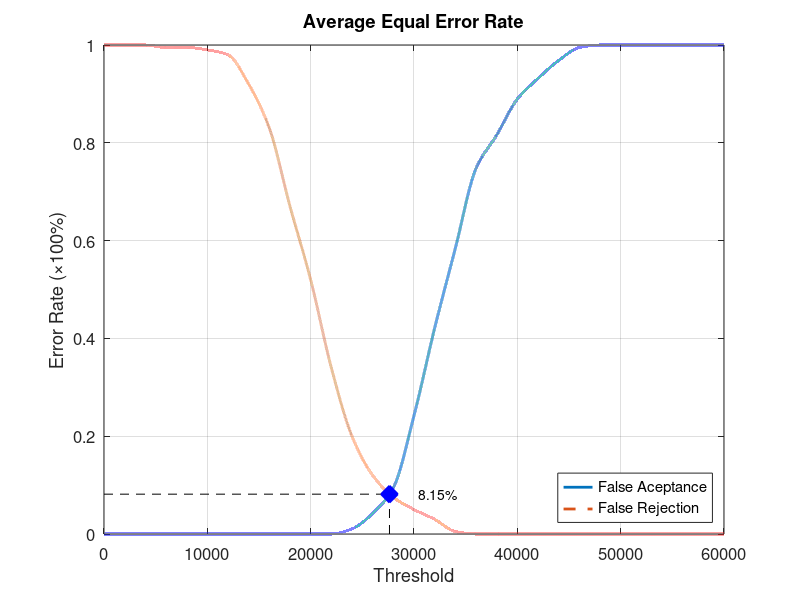
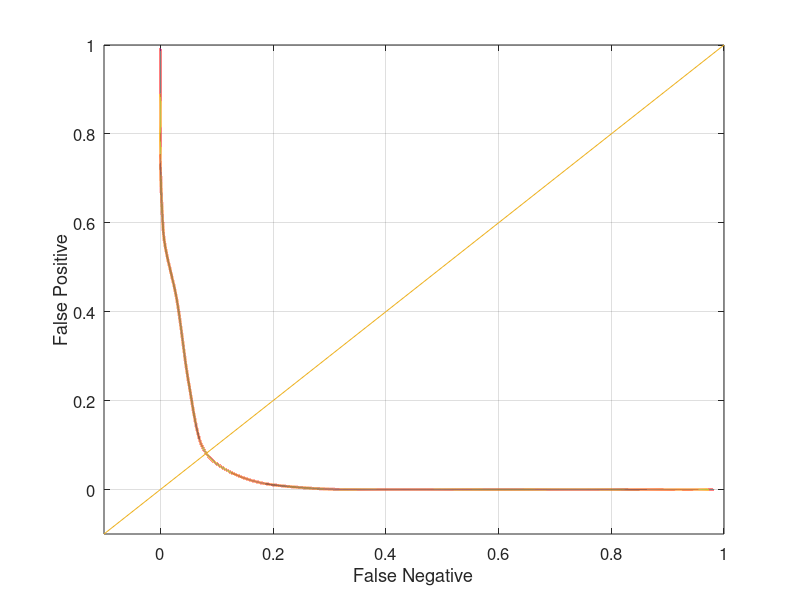

The MATLAB source for these figures, in order:
function yEER = Database2_4
close all;
clear;
clc;
x = 0:2000:60000;
xq = 0:0.5:60000;

y0 = [0 0 0 0 0 0 0 0 0 0 0 0 0.0105263 0.0421053 0.0947368 0.242105 0.421053 0.584211 0.747368 0.815789 0.889474 0.931579 0.968421 0.994737 1 1 1 1 1 1 1];
yy0 = interp1(x, y0, xq, 'pchip');
y1 = [1 1 1 0.995 0.995 0.99 0.98 0.92 0.83 0.67 0.52 0.34 0.2 0.12 0.075 0.05 0.03 0.005 0 0 0 0 0 0 0 0 0 0 0 0 0];
yy1 = interp1(x, y1, xq, 'pchip');

% Calculating EER: 
y2 = abs(y0 - y1);
find(y2 == min(y2))
yy2 = abs(yy0 - yy1);
xEER = find(yy2 == min(yy2));
xEERIndex = xq(xEER) % X-axis EER
yEER = yy0(xEER) % Y-axis EER

main = figure
plot(xq, yy0,'-','LineWidth', 2);	hold on
plot(xq, yy1,'--','LineWidth', 2);	hold on
plot([xEERIndex xEERIndex], [0 yEER], 'k--');	hold on
plot([0 xEERIndex], [yEER yEER], 'k--');	hold on
plot(xEERIndex, yEER, 'bx', 'LineWidth', 10);	hold on
text(xEERIndex + 10 * xEERIndex / 100, yEER, [num2str(round((10000 * yEER)) / 100) '%'])
legend('False Aceptance', 'False Rejection', 'Location', 'SouthEast')
xlabel('Threshold')
ylabel('Error Rate (\times100%)')
title('Average Equal Error Rate')
set(gca, 'FontSize', 12)
axis([0 60000 0 1])
grid on

print(main, 'Database2_4Main', '-dpng');
FNRxFPR = figure('Color', [1 1 1]);
plot(yy1, yy0, '-', yy1, yy0, 'LineWidth', 2);
hold on
y = -0.1:0.1:1
plot(y, y); 
set(gca, 'FontSize', 12)
xlabel('False Negative')
ylabel('False Positive')
axis([-0.1 1 -0.1 1])
set(gca, 'FontSize', 12)
grid on

print(FNRxFPR, 'Database2_4FNRxFPR','-dpng');
end
